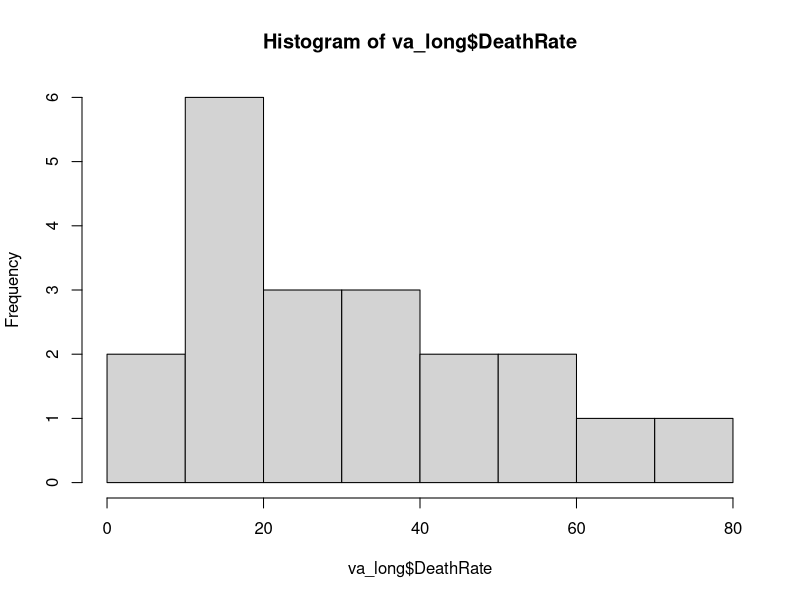
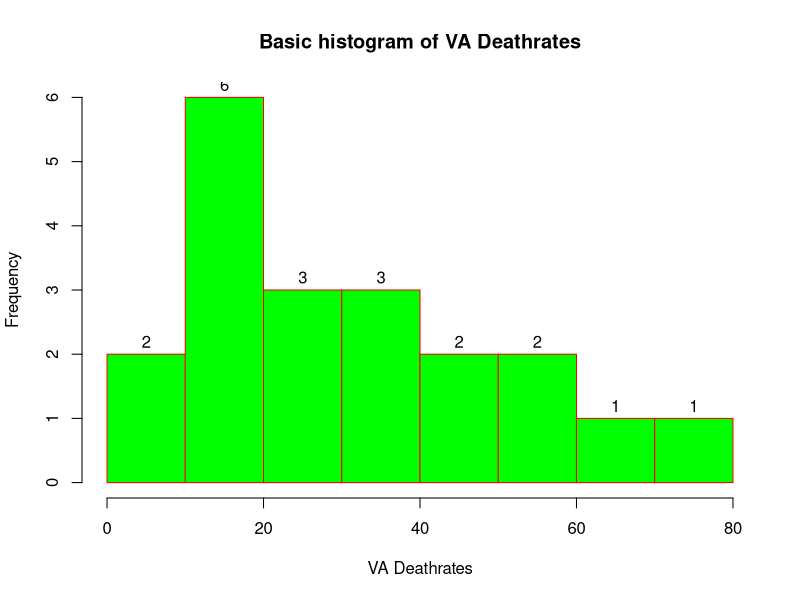

Generate these figures, in order, with R:
# week1 exercise

# Accesing information about the dataset
?VADeaths

# Checking the type of the Dataset
class(VADeaths)


# Accessing help for unknown functions or classes
help(class)

# Converting given dataset into DataFrame
va_df <- as.data.frame(VADeaths)

# Checking to confirm if the dataset is changed to Dataframe
class(va_df)

# Creating a view of the Dataset in the form of table
View(va_df)

# Creating a new column in the dataset
va_df$AgeGroups <- row.names(VADeaths)
View(va_df)

# Changing the data into "Long" format using "reshape" function
va_long = reshape(va_df,
                  direction = "long",
                  varying = colnames(VADeaths),
                  v.names = "DeathRate",
                  timevar = "Population",
                  times = colnames(VADeaths)
)
View(va_long)

# Creating histogram of Death Rate
hist(va_long$DeathRate)
help(hist)



hist(va_long$DeathRate,
     main="Basic histogram of VA Deathrates",
     xlab="VA Deathrates",
     ylab="Frequency",
     labels=TRUE,
     col="green",
     border="red")
help(hist)